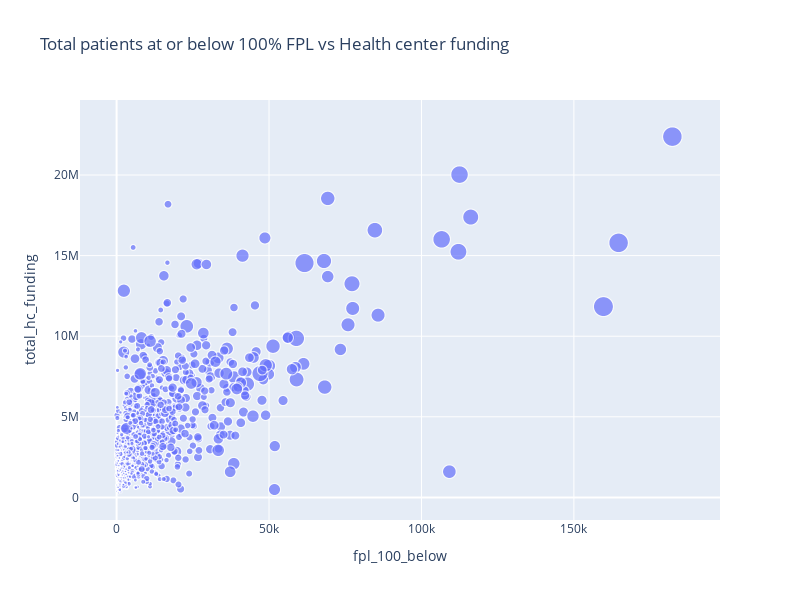

Notebook code for this chart:
### Markdown cell above
It apeears that the entity that receives the most health center funding also serves the greatest number of patients at or below 100% federally poverty level. They serve over 175,000 patiets with high financial barriers to care. 

Several other outlier entities also receive a lot of funding for high number of financially insecure individuals. However, there are also quite a few entities that receive high amount of funding and do not serve that many financial insecure patients by comparison.

I am going to use Plotly so I can make this scatter plot more interactive to see which intities they are.

### Code cell
df = health_centers
fig = px.scatter(df, x='fpl_100_below', y='total_hc_funding', hover_data='HealthCenterName', 
                 size='total_patients', 
                 title = "Total patients at or below 100% FPL vs Health center funding", 
                 width=800, height=600)
fig.show()

### Figure 1 — Plotly figure (JSON) as saved in the notebook; plotly's stock layout.template omitted (floating-point values rounded to 4 significant figures; data arrays with more than 128 entries replaced by an {"elided": "..."} marker saying what was removed)
{"data": [{"customdata": {"elided": "1370x1 str values"}, "hovertemplate": "fpl_100_below=%{x}<br>total_hc_funding=%{y}<br>total_patients=%{marker.size}<br>HealthCenterName=%{customdata[0]}<extra></extra>", "legendgroup": "", "marker": {"color": "#636efa", "size": {"elided": "1370 int values"}, "sizemode": "area", "sizeref": 612.5, "symbol": "circle"}, "mode": "markers", "name": "", "showlegend": false, "type": "scattergl", "x": {"elided": "1370 int values"}, "xaxis": "x", "y": {"elided": "1370 int values"}, "yaxis": "y"}], "layout": {"height": 600, "legend": {"itemsizing": "constant", "tracegroupgap": 0}, "title": {"text": "Total patients at or below 100% FPL vs Health center funding"}, "width": 800, "xaxis": {"anchor": "y", "domain": [0, 1], "title": {"text": "fpl_100_below"}}, "yaxis": {"anchor": "x", "domain": [0, 1], "title": {"text": "total_hc_funding"}}}}
